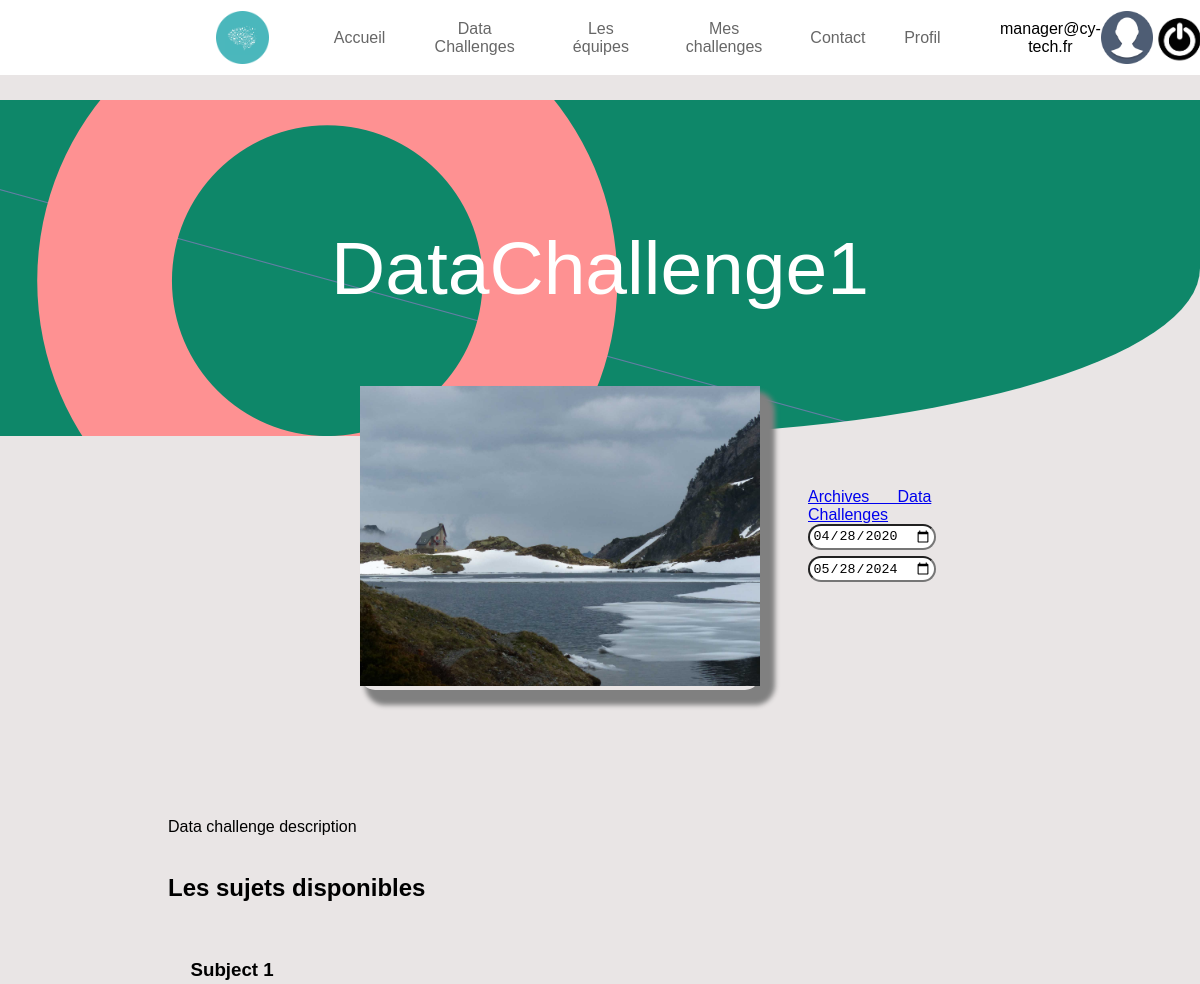
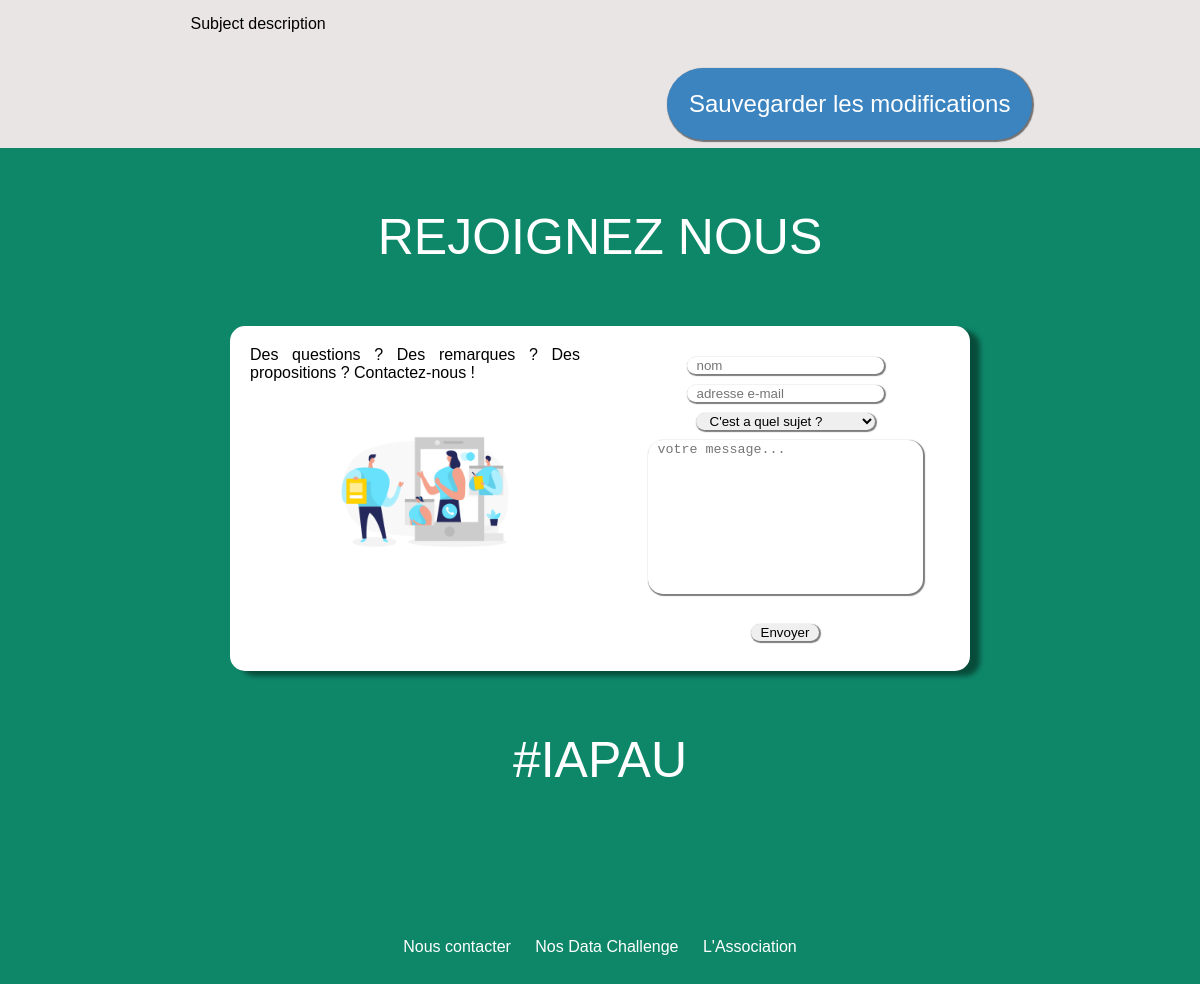
Screenshot of /pages/challengesPage.php?id=1 (signed in) with the database file from the repository (2 pictures, top to bottom).
### tables this page shows
CREATE TABLE `DataChallenge` (
    `idDataC` INT UNSIGNED NOT NULL AUTO_INCREMENT,
    `name` VARCHAR(255) NOT NULL,
    `startDate` DATE NOT NULL,
    `endDate` DATE NOT NULL,
    `image` VARCHAR(255) NOT NULL,
    `description` TEXT NOT NULL,
    PRIMARY KEY (`idDataC`)
);

CREATE TABLE `Subject` (
    `idSubject` INT UNSIGNED NOT NULL AUTO_INCREMENT,
    `idDataC` INT UNSIGNED NOT NULL,
    `name` VARCHAR(255) NOT NULL,
    `description` TEXT NOT NULL,
    PRIMARY KEY (`idSubject`),
    FOREIGN KEY (`idDataC`) REFERENCES `DataChallenge` (`idDataC`) ON DELETE CASCADE
);

### php/bdd.php (called while the page is built, shortened)
<?php
static $bdd;
function is_connected_db(): bool
{
    global $bdd;
    return (isset($bdd) && $bdd != null);
}
function request_db($dbRequestType, $request = null)
{
    global $bdd;
    $queryR = mysqli_query($bdd, $request);
    if ($dbRequestType == DB_RETRIEVE) {
        $result = array();
        if (mysqli_num_rows($queryR) > 0) {
            while ($row = mysqli_fetch_assoc($queryR)) {
                $result[] = $row;
            }
        }
        return ($result);
    } else {
        return (null);
    }
}
function roleUser($idUser, $role): bool
{
    $reqDeb = "SELECT EXISTS(SELECT * FROM ";
    $reqFin = " WHERE `idUser` = '$idUser') AS Res";
    switch ($role) {
        case ADMIN :
            $request = $reqDeb . "`Admin`" . $reqFin;
            try {
                $result = request_db(DB_RETRIEVE, $request);
            } catch (Exception $e) {
                throw new Exception("Error roleUser : " . $e->getMessage());
            }
            break;
        case MANAGER :
            $request = $reqDeb . "`Manager`" . $reqFin;
            try {
                $result = request_db(DB_RETRIEVE, $request);
            } catch (Exception $e) {
                throw new Exception("Error roleUser : " . $e->getMessage());
            }
            break;
    }
    return ($result[0]["Res"] == 1);
}
function getHandlerByIdManager($idManager)
{
    $request = "SELECT * FROM `Handle` WHERE `idUser` = '$idManager'";
    try {
        $result = request_db(DB_RETRIEVE, $request);
    } catch (Exception $e) {
        throw new Exception("Error getHandlerByIdManager : " . $e->getMessage());
    }
    return ($result);
}
function getDataChallengeById($idDataC)
{
    $request = "SELECT * FROM `DataChallenge` WHERE `idDataC` = $idDataC";
    try {
        $result = request_db(DB_RETRIEVE, $request);
    } catch (Exception $e) {
        throw new Exception("Error getDataChallengeById : " . $e->getMessage());
    }
    return ($result);
}
function getSubjectsByIdChallenge($idChallenge)
{
    $request = "SELECT * FROM `Subject` WHERE `idDataC` = $idChallenge";
    try {
        $result = request_db(DB_RETRIEVE, $request);
    } catch (Exception $e) {
        throw new Exception("Error getSubjectsByIdChallenge : " . $e->getMessage());
    }
    return ($result);
}

### pages/challengesPage.php (the view, shortened to what this page needs)
<?php
    require_once('../php/bdd.php');
    $challenge = getDataChallengeById($_GET['id']);
    $challenge = $challenge[0];
?>
<!DOCTYPE html>
<html lang="fr">
	<head>
		<link rel="stylesheet" href="../css/accueil.css">
		<link rel="stylesheet" href="../css/challengesPage.css">
		<link rel="stylesheet" href="../css/join.css">
        <link rel="stylesheet" href="../css/footer.css">
	</head>
	<body>
        <div id="part1">
            <?php require('../php/header.php'); ?>
        </div>
        <div id ="part2">
            <div id="dataPage">
                <div id="Z0DP">
                    <p id=main-title <?php if(roleUser($_SESSION['user']['id'], ADMIN) || roleUser($_SESSION['user']['id'], MANAGER)) echo 'contenteditable="true"'; ?> ><?php echo $challenge['name']; ?><p>
                                </div>
                                <div id="Z1DP">
                                    <div id="img-dataPage" class="imgSpaceBetween">
                                        <img width="400px" src="<?php echo $challenge['image']; ?>" alt="" class="imgSpaceBetween">
                                    </div>
                                    <div id="info-dataPage">
                                        <div id="archive">
                                            <a href="...">Archives  Data Challenges</a>
                        </div>
                        <div id="date">
                            <input id=startDate type="date" <?php if(!roleUser($_SESSION['user']['id'], ADMIN) && !roleUser($_SESSION['user']['id'], MANAGER)) echo 'disabled'; ?> value="<?php echo $challenge['startDate'] ?>">
                            <input id=endDate type="date" <?php if(!roleUser($_SESSION['user']['id'], ADMIN) && !roleUser($_SESSION['user']['id'], MANAGER)) echo 'disabled'; ?> value="<?php echo $challenge['endDate'] ?>">
                        </div>
                    </div>
                </div>
                <div class="main-desc">
                    <p id=main-desc <?php if(roleUser($_SESSION['user']['id'], ADMIN) || roleUser($_SESSION['user']['id'], MANAGER)) echo 'contenteditable="true"'; ?>><?php echo $challenge['description']; ?></p>
                    <h2>Les sujets disponibles</h2>
                    <?php
                    $count = 1;
                    $op = "";
                    if(roleUser($_SESSION['user']['id'], ADMIN) || roleUser($_SESSION['user']['id'], MANAGER))
                    $op = " contenteditable='true' ";
                    foreach(getSubjectsByIdChallenge($_GET['id']) as $subject)
                    {
                        echo '<div class="subject">';
                        echo '<h3 '.$op.' id=subject-desc-'.$count.'>'.$subject['name'].'</h3>';
                        echo '<p '.$op.' id=subject-desc-'.$count++.'>'.$subject['description'].'</p>';
                        echo '</div>';
                    }
                    ?>
</div>
<div class="inscription">
    <?php
                        if(roleUser($_SESSION['user']['id'], ADMIN) || roleUser($_SESSION['user']['id'], MANAGER))
                        {
                            if(roleUser($_SESSION['user']['id'], ADMIN) ||  getHandlerByIdManager($_SESSION['user']['id'])[0]['idDataC'] == $challenge['idDataC'])
                                echo '<button id="edit" onclick="Sauvegarder('.$challenge['idDataC'].')">Sauvegarder les modifications</button>';
                        }
                        else
                        echo '<button onclick="inscrire('.$_GET['id'].')" > S\'inscrire </button>';
                        ?>
                </div>
            </div>
        </div>
		<div id = "part6">
            <?php require('../php/join.php'); ?>
		</div>
		<div id="part7">
            <?php require('../php/footer.php'); ?>
		</div>
	</body>
</html>

### css/accueil.css (style rules this page uses)
body { margin: 0; height: auto; width: 100%; text-align: center; align-items: center; font-family: 'Poppins', sans-serif; }
#part1, #part7 { height: 10%; margin: 0; }
#part2, #part3, #part4, #part5, #part6 { height: auto; margin-top: 0; margin-bottom: 0; }

### css/challengesPage.css (style rules this page uses)
#dataPage { margin-top: 100px; }
#Z0DP { color: white; font-size: 75px; padding: 50px; background-color: #0e8769; background-image: url("/asset/img/background.png"); text-align: center; border-bottom-right-radius: 50%; }
#img-dataPage { margin-right: 10%; border-radius: 15px 15px 15px 15px; box-shadow: 10px 10px 5px 5px grey; }
#Z1DP { position: relative; bottom: 50px; align-items: center; text-align: justify; display: flex; margin-left: 30%; margin-right: 30%; }
body { background-color: rgb(233, 229, 229); }
.main-desc { width: 75%; margin: 0 auto; text-align: justify; margin-top: 5%; display: flex; flex-direction: column; align-items: center; padding-left: 3%; }
.main-desc p { width: 100%; margin-top: 2%; margin-bottom: 2%; font-size: normal; text-align: justify; align-self: flex-start; }
.main-desc h2 { align-self: flex-start; font-size: x-large; }
.subject { margin: 2%; width: 95%; }
.inscription { position: relative; width: 90%; min-height: 10vh; margin: 0 auto; }
.inscription button { position: absolute; right: 10%; padding: 2%; border-radius: 50px; background-color: rgb(59, 132, 192); color: white; transition: all 0.15s ease-in-out; font-size: x-large; }

### css/join.css (style rules this page uses)
#form input, select, textarea, button { padding-left: 10px; padding-right: 10px; margin-bottom: 10px; border-radius: 15px 15px 15px 15px; border: none; box-shadow: 1px 1px 1px 1px #00000082; }
#date input { padding: 2%; margin-bottom: 5%; border-radius: 15px; }

### rows the page displays
datachallenge: name "DataChallenge1", image (picture), startDate "04/28/2020", endDate "05/28/2024", description "Data challenge description"
subject: name "Subject 1", description "Subject description"

### other values shown
$name "Accueil"
$name "Data Challenges"
$name "Les équipes"
$name "Mes challenges"
$name "Contact"
$name "Profil"
$_SESSION["user"]["login"] "manager@cy-tech.fr"
